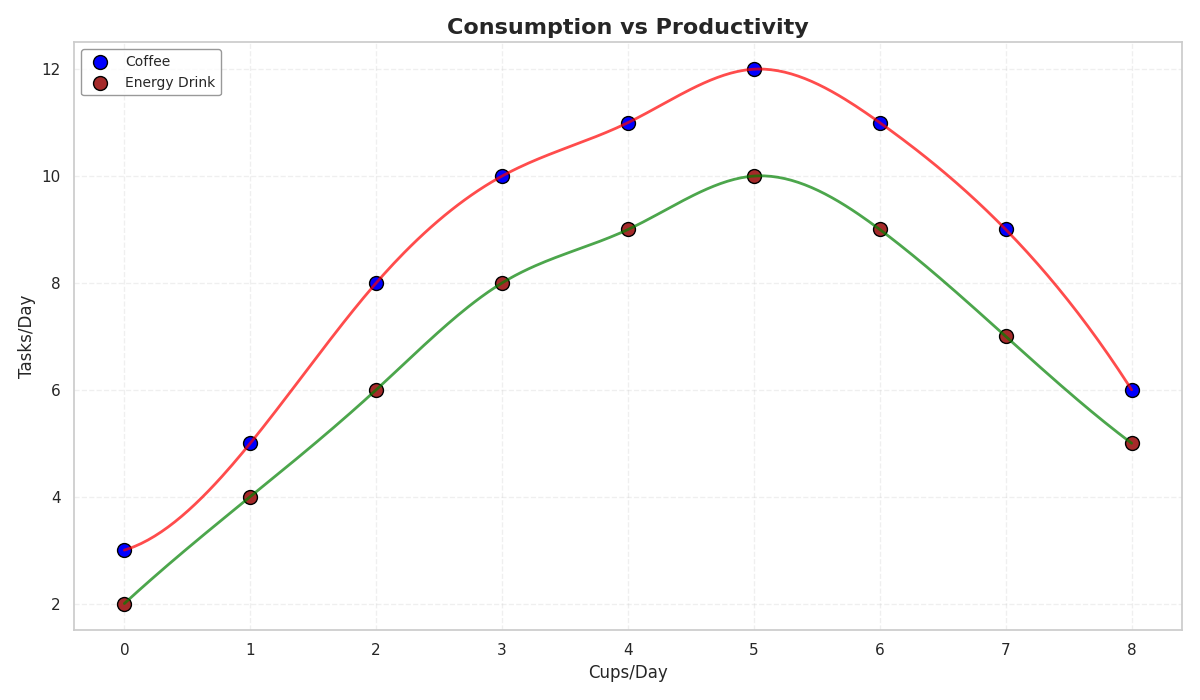

Generate this figure with Python:
import numpy as np
import matplotlib.pyplot as plt
from scipy.interpolate import make_interp_spline

coffee_consumption = np.array([0, 1, 2, 3, 4, 5, 6, 7, 8])
energy_drink_consumption = np.array([0, 1, 2, 3, 4, 5, 6, 7, 8])

productivity_coffee = np.array([3, 5, 8, 10, 11, 12, 11, 9, 6])
productivity_energy_drink = np.array([2, 4, 6, 8, 9, 10, 9, 7, 5])

coffee_spline = make_interp_spline(coffee_consumption, productivity_coffee)
energy_drink_spline = make_interp_spline(energy_drink_consumption, productivity_energy_drink)

consumption_new = np.linspace(0, 8, 300)
productivity_coffee_smooth = coffee_spline(consumption_new)
productivity_energy_smooth = energy_drink_spline(consumption_new)

plt.figure(figsize=(12, 7))

plt.scatter(coffee_consumption, productivity_coffee, color='blue', label='Coffee', s=100, edgecolor='black')
plt.plot(consumption_new, productivity_coffee_smooth, color='red', linestyle='-', linewidth=2, alpha=0.7)

plt.scatter(energy_drink_consumption, productivity_energy_drink, color='brown', label='Energy Drink', s=100, edgecolor='black')
plt.plot(consumption_new, productivity_energy_smooth, color='green', linestyle='-', linewidth=2, alpha=0.7)

plt.title('Consumption vs Productivity', fontsize=16, fontweight='bold')
plt.xlabel('Cups/Day', fontsize=12)
plt.ylabel('Tasks/Day', fontsize=12)

plt.xticks(np.arange(0, 9, step=1))
plt.yticks(np.arange(2, 14, step=2))
plt.grid(alpha=0.3, linestyle='--')

plt.legend(fontsize=10, loc='upper left', edgecolor='gray')

plt.tight_layout()
plt.show()
